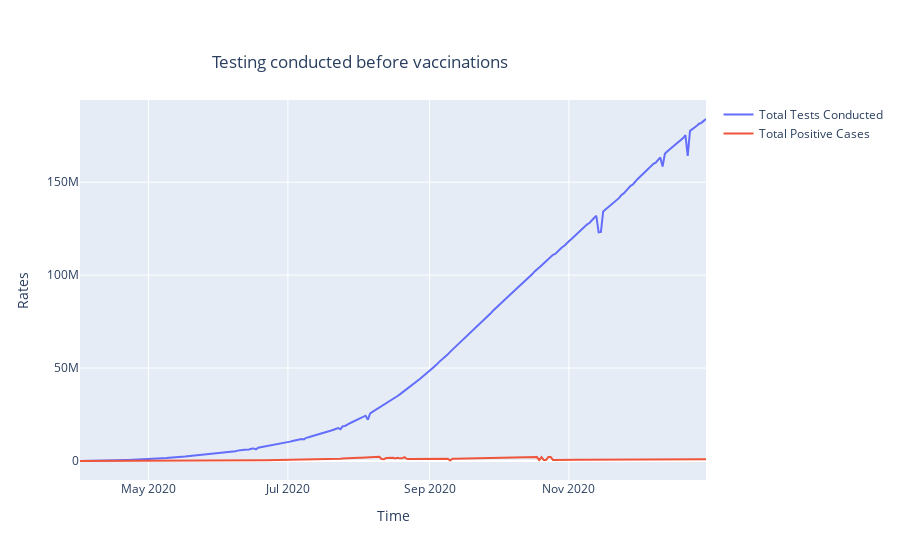
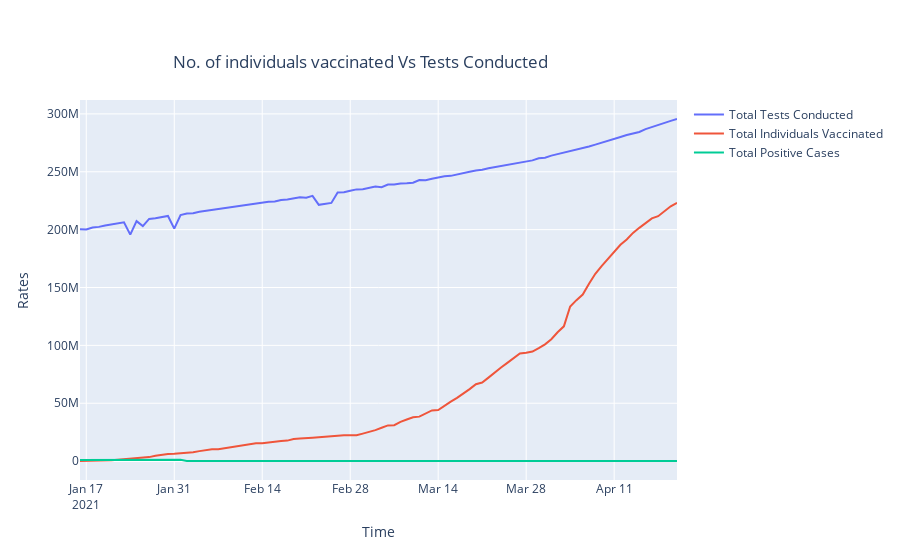
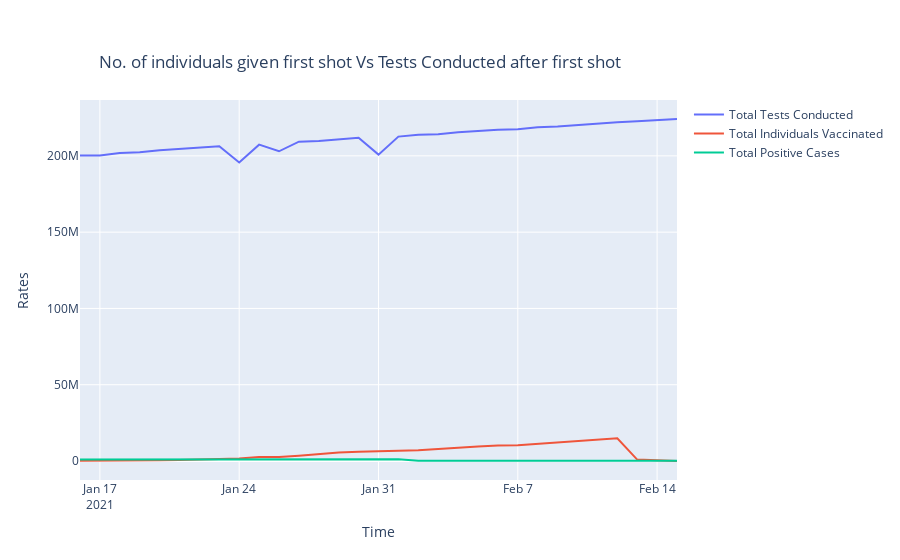
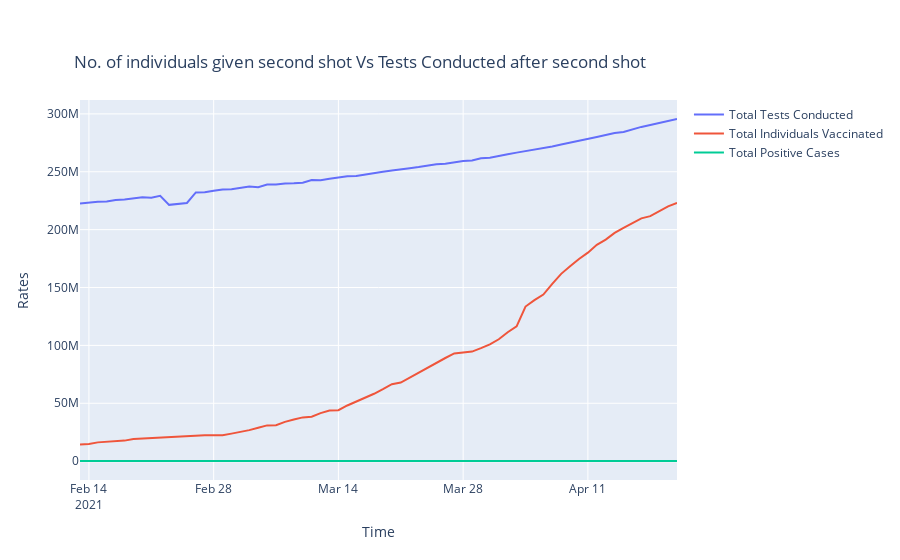

The cell these charts' notebook holds for them, in order:
### Code cell
#Loading all the input files for Hypothesis 2
    stateTesting = pd.read_csv("./statewise_tested_numbers_data.csv")
    
    #CLeaning all the files for Hypothesis 2
    stateTesting = cleanData(stateTesting)
    
    #Performing analysis for Hypothesis 2
    hypothesis2(stateTesting, stateVaccinations, stateGovt)
